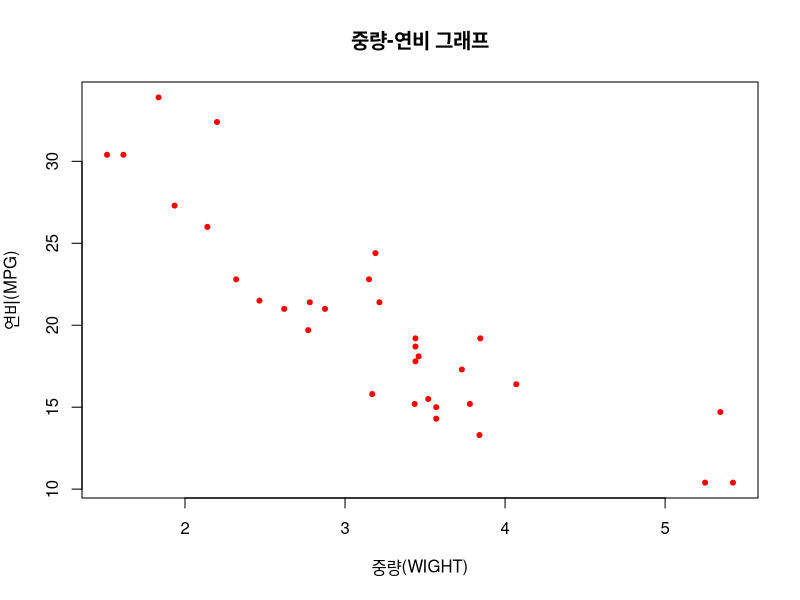
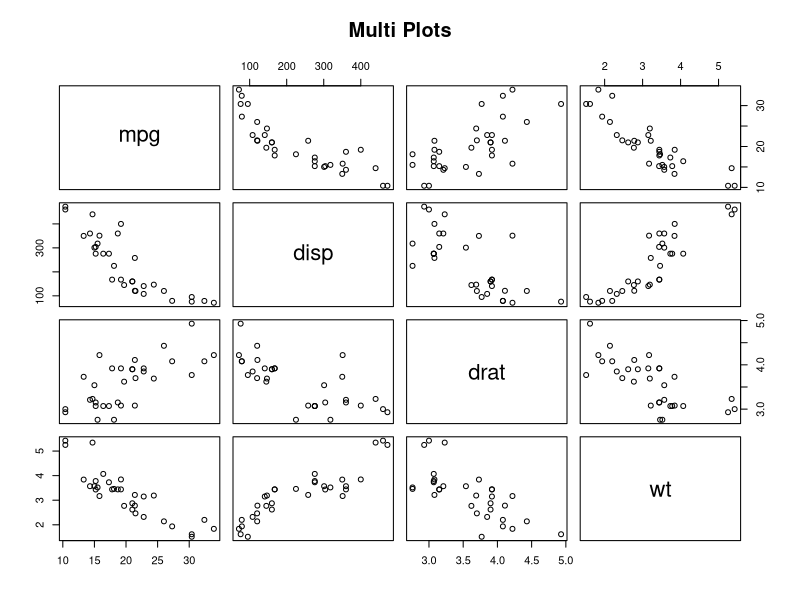
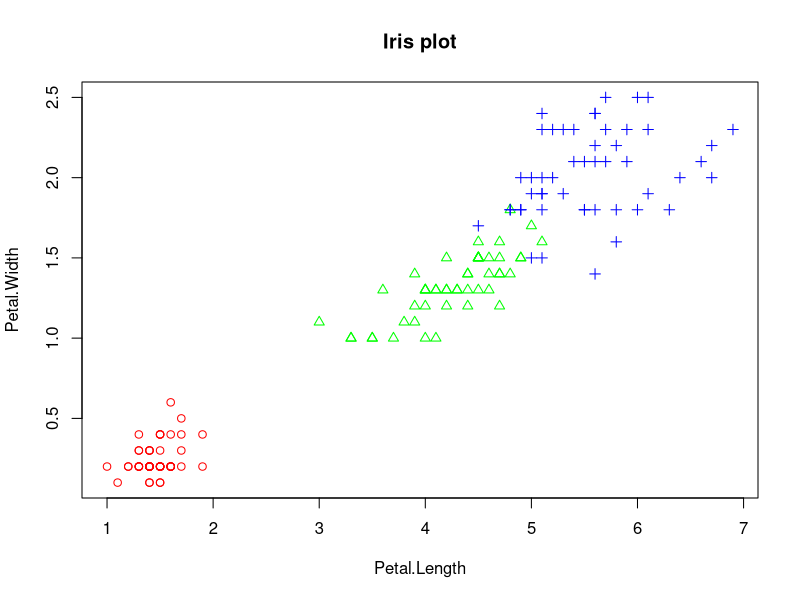
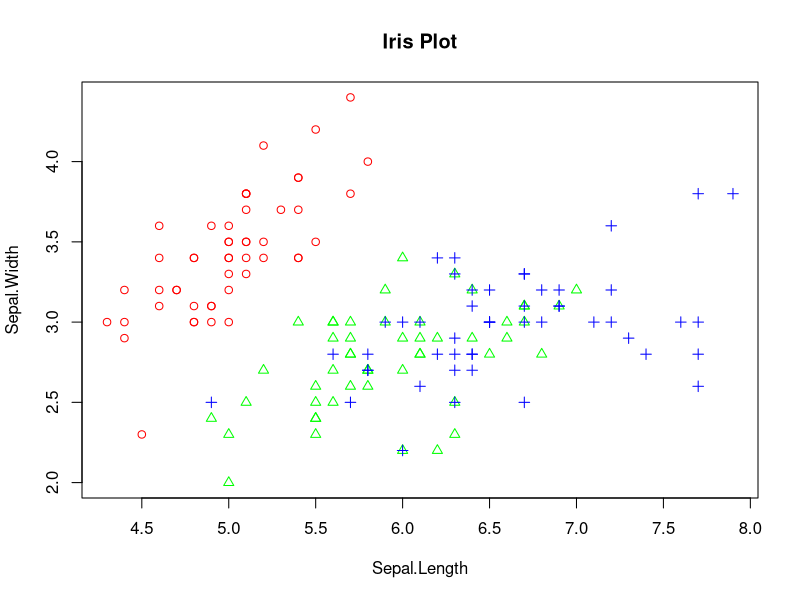
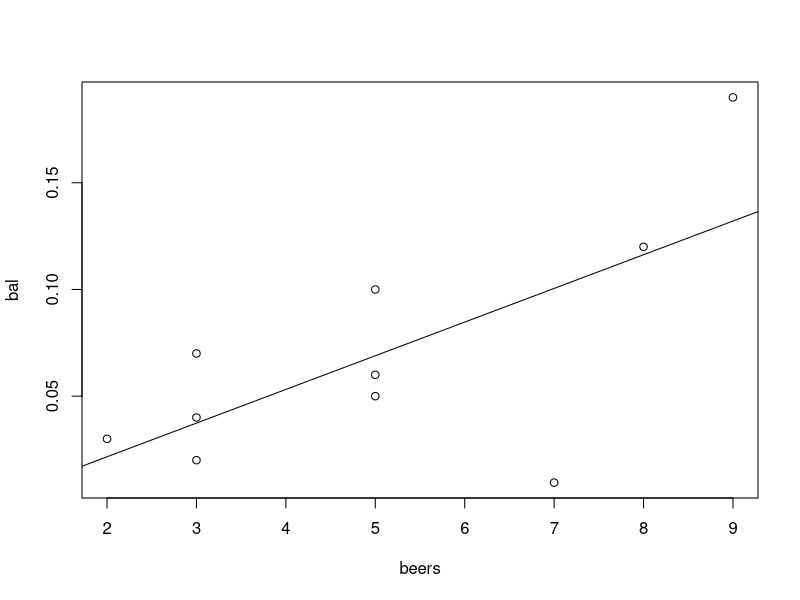
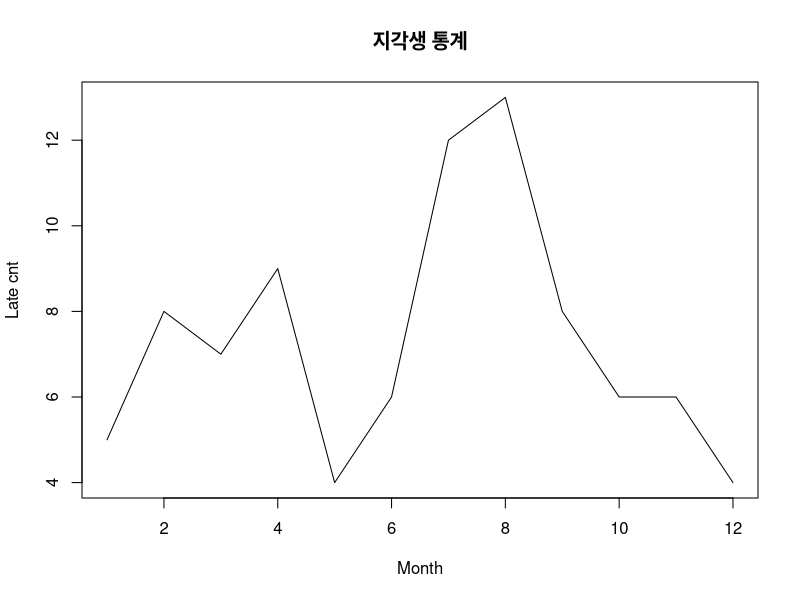
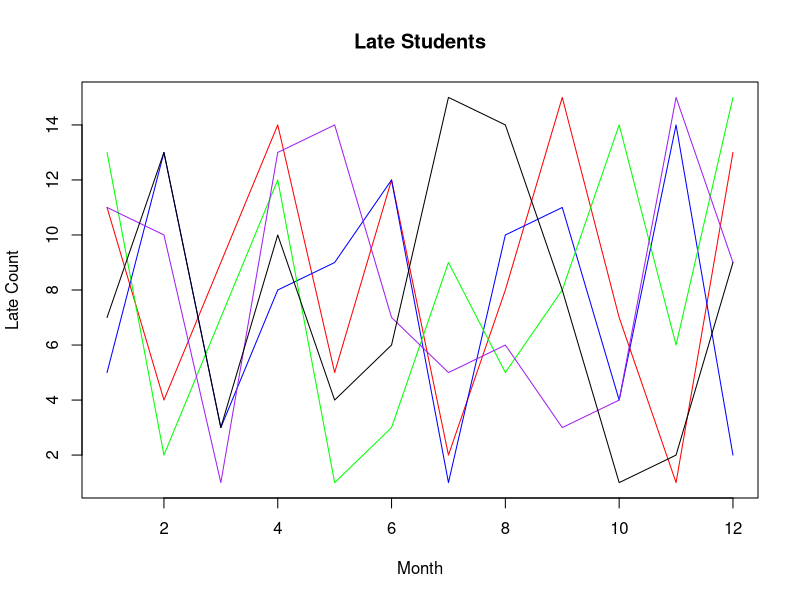
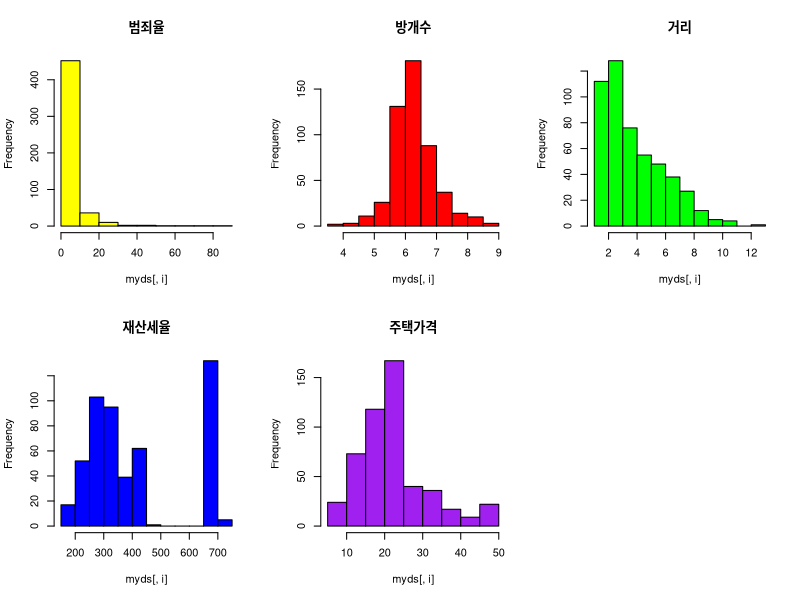

These figures' R source, in order: (Note: this script raises an error after producing the figures.)
#문제 5번

swiss

str(swiss)

max(swiss$Agriculture)
swiss[swiss$Agriculture==max(swiss$Agriculture),]
rownames(swiss[swiss$Agriculture==max(swiss$Agriculture),])

swiss[order(swiss$Agriculture, decreasing = T),]['Agriculture'] 

swiss[swiss$Catholic>=80,]['Agriculture']

swiss[swiss$Examination<20 & swiss$Agriculture<50,][c('Examination','Agriculture')]


#문제 6번
state.x77
class(state.x77)
dt <- data.frame(state.x77)
class(dt)

dt <- dt[dt$Income>=5000,][,c("Income",'Population','Area')]
dt

setwd('/Users/heoinhaeng/Desktop/coding/r/bigdata_r/data')
write.csv(dt, 'rich_state.csv', row.names = T)



# 문제 6번
class(state.x77)
dt <- data.frame(state.x77)
rich_state <- dt[dt$Income>=5000,][,c('Income','Population','Area')]
rich_state
write.csv(rich_state, 'rich_state.csv')


wt <- mtcars$wt
mpg <- mtcars$mpg
plot(wt, mpg, 
     main = "중량-연비 그래프",
     xlab = '중량(WIGHT)',
     ylab = '연비(MPG)',
     col = 'red',
     pch=20)


vars <- c("mpg","disp","drat","wt")
target <- mtcars[,vars]
head(target)
pairs(target, main="Multi Plots")

iris.2 <- iris[,3:4]
point <- as.numeric(iris$Species)
point
color <- c("red","green","blue")
plot(iris.2,
     main="Iris plot",
     pch=c(point),
     col=color[point])

iris.3 <- iris[,1:2]
iris.3
point <- as.numeric(iris$Species)
point
color <- c("red","green","blue")
color
plot(iris.3,
     main="Iris Plot",
     pch=c(point),
     col=color[point])




beers <- c(5,2,9,8,3,7,3,5,3,5)
bal <- c(0.1,0.03,0.19,0.12,0.04,0.0095,0.07,0.06,0.02,0.05)
tbl <- data.frame(beers, bal)
tbl
plot(bal~beers, data=tbl)
res <- lm(bal~beers, data=tbl)
abline(res)
cor(beers,bal)

cor(iris[,1:4])


month <- c(1:12)
late <- c(5,8,7,9,4,6,12,13,8,6,6,4)
plot(month,
     late,
     main = "지각생 통계",
     type = 'l',
     lty=1,
     lwd=1,
     xlab = 'Month',
     ylab = 'Late cnt')



month <- c(1:12)
late1 <- sample(1:15, 12)
late2 <- sample(1:15, 12)
late3 <- sample(1:15, 12) 
late4 <- sample(1:15, 12) 
late5 <- sample(1:15, 12)
plot(month,
     late1,
     main = "Late Students",
     type = 'l',
     lty=1,
     col='red',
     xlab = 'Month',
     ylab = "Late Count",
     ylim = c(1,15)
     )
lines(month,
      late2,
      type = 'l',
      col='blue')
lines(month,
      late3,
      type='l',
      col="green")
lines(month,
      late4,
      type = 'l',
      col='purple')
lines(month,
      late5,
      type = 'l',
      col='black')



install.packages('mlbench')
library(mlbench)
data("BostonHousing")
head(BostonHousing)
class(BostonHousing)
myds <- BostonHousing[,c("crim","rm","dis","tax","medv")]
myds

grp <- c()
for(i in 1:nrow(myds)){
  if(myds$medv[i] >= 25.0){
    grp[i] <- 'H'
  } else if(myds$medv[i] > 17.0){
    grp[i] <- 'M'
  } else {
    grp[i] <- 'L'
  }
}
grp
grp <- factor(grp)
grp
grp <- factor(grp, levels = c('H','M','L'))
grp
myds <- data.frame(myds, grp)
myds

str(myds)
head(myds)
table(myds$grp)



library(mlbench)
data('BostonHousing')
myds <- BostonHousing
myds <- BostonHousing[,c('crim','rm','dis','tax','medv')]
myds

myds1 <- myds[myds$medv>=25,]
myds1[,c('grp')]='H'
myds2 <- myds[myds$medv<25 & myds$medv>17.0,]
myds2[,c('grp')]='M'
myds3 <- myds[myds$medv<=17.0,]
myds3[,c('grp')]='L'

myds <- rbind(myds1, myds2, myds3) 
myds
str(myds)
table(myds$grp)



BostonHousing
ds <- BostonHousing[,c('crim','rm','dis','tax','medv')]
ds

ds.H <- subset(ds, medv>=25)
ds.H


colnames(myds) <- c('범죄율','방개수','거리','재산세율','주택가격')
myds
par(mfrow=c(2,3))
colors <- c('yellow','red','green','blue','purple')
colors
for(i in 1:5){
  hist(myds[,i], main = colnames(myds)[i], col = colors[i])
}
par(mfrow=c(1,1))

par(mfrow=c(2,3))
for(i in 1:5){
  boxplot(myds[,i], main=colnames(myds)[i], col = colors[i])
}
par(mfrow=c(1,1))


par(mfrow=c(2,3))
for(i in 1:5){
  hist(myds[,i], main = colnames(myds)[i], col=colors[i])
}

par(mfrow=c(1,1))
myds
boxplot(myds$crim~myds$grp, main="1인당 범죄율")
boxplot(myds$rm~myds$grp, main="방의 개수")
pairs(myds[,-6])
str(myds)
colnames(myds) <- c('범죄율','방개수','거리','재산세율','주택가격','주택가격 등급')
myds$`주택가격 등급` <- factor(myds$`주택가격 등급`)
point <- as.integer(myds$`주택가격 등급`)
point
color <- c('red','green','blue')
pairs(myds[,-6], pch=point, col=color[point])

cor(myds[,-6])
